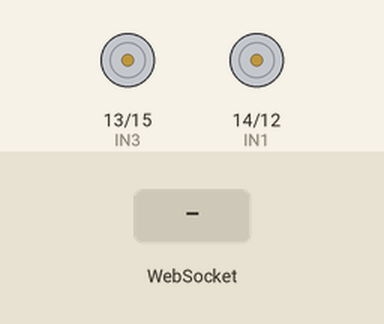
This sketch was run on a simulated ESP8266 (NodeMCU). Shown: motor-driver pin pairs drawn as motors (green arrow = first pin HIGH = forward, orange = second pin HIGH = backward, longer = more drive). The inputs (shaded band) are chosen by the test bench. WiFi joins after 1.5 s; servers stay silent unless stated; what the sketch prints to the serial monitor is not drawn.

Above: at 2.7 s.
2.8 s: WebSocket text "F" received
At 3.4 s:
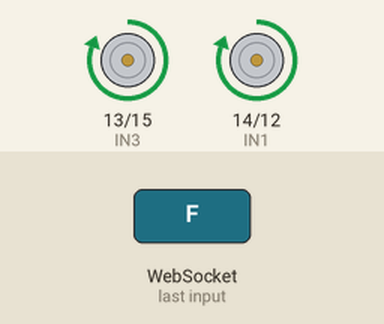
4.3 s: WebSocket text "B" received
At 5.5 s:
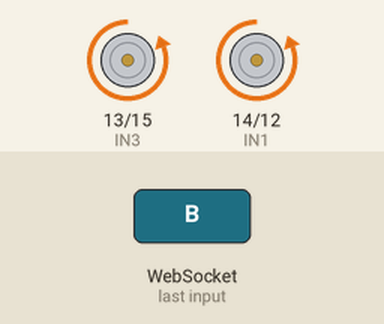
5.8 s: WebSocket text "L" received
At 6.9 s:
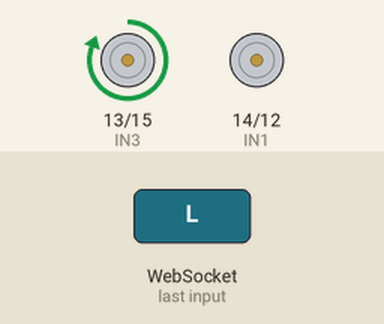
7.3 s: WebSocket text "R" received
At 8.0 s:
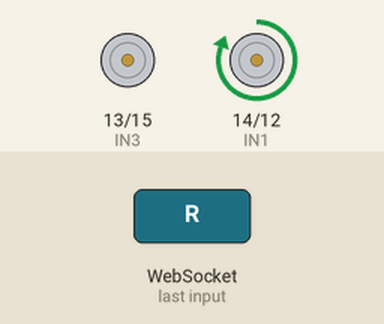
8.8 s: WebSocket text "S" received
At 9.1 s:
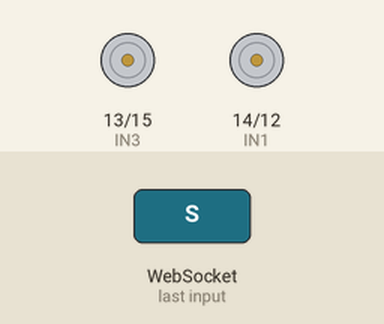
Timing chart, 0 to 11.3 s (numbered marks = the images above; inputs shaded):
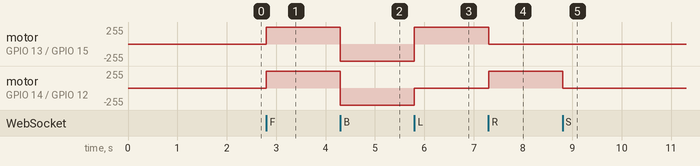

Measured:
- after the input at 2.8 s, motor on GPIO 13 (IN3) / GPIO 15 (IN4), motor on GPIO 14 (IN1) / GPIO 12 (IN2): stopped → forward 255/255 at once
- after the input at 4.3 s, motor on GPIO 13 (IN3) / GPIO 15 (IN4), motor on GPIO 14 (IN1) / GPIO 12 (IN2): forward 255/255 → backward 255/255 at once
- after the input at 5.8 s, motor on GPIO 13 (IN3) / GPIO 15 (IN4): backward 255/255 → forward 255/255 at once; motor on GPIO 14 (IN1) / GPIO 12 (IN2): backward 255/255 → stopped at once
- after the input at 7.3 s, motor on GPIO 13 (IN3) / GPIO 15 (IN4): forward 255/255 → stopped at once; motor on GPIO 14 (IN1) / GPIO 12 (IN2): stopped → forward 255/255 at once
- after the input at 8.8 s, motor on GPIO 14 (IN1) / GPIO 12 (IN2): forward 255/255 → stopped at once

The sketch:

WebWheelsESP8266.ino
```cpp
#include <ESP8266WiFi.h>
#include <ESP8266WebServer.h>
#include <WebSocketsServer.h>

const char* ssid     = "YOUR_WIFI_SSID";
const char* password = "YOUR_WIFI_PASSWORD";

ESP8266WebServer server(80);
WebSocketsServer webSocket = WebSocketsServer(81);

// Motor A (Left side)
const int IN1 = 14; // NodeMCU D5
const int IN2 = 12; // NodeMCU D6

// Motor B (Right side)
const int IN3 = 13; // NodeMCU D7
const int IN4 = 15; // NodeMCU D8

// --- Webpage HTML (CSS + WebSocket JavaScript) ---
void handleRoot() {
  String html = "<html><head><meta name='viewport' content='width=device-width, initial-scale=1.0, maximum-scale=1.0, user-scalable=0'>";
  html += "<title>Wi-Fi RC Car (WebSocket)</title>";
  html += "<style>body{font-family:Arial;text-align:center;background-color:#222;color:#fff;margin-top:20px; user-select: none; -webkit-user-select: none; touch-action: manipulation;}";
  html += ".btn{width:80px;height:80px;font-size:24px;margin:10px;border-radius:15px;border:none;background-color:#4CAF50;color:white;box-shadow:0 5px #2e6c31; cursor:pointer;}";
  html += ".btn:active{box-shadow:0 2px #2e6c31;transform:translateY(3px);}";
  html += ".stop{background-color:#f44336;box-shadow:0 5px #a62a22;}";
  html += ".stop:active{box-shadow:0 2px #a62a22;}";
  html += ".row{display:flex;justify-content:center;}</style>";

  // WebSocket JavaScript Setup
  html += "<script>";
  html += "var connection = new WebSocket('ws://' + location.hostname + ':81/', ['arduino']);";
  html += "function cmd(dir) { connection.send(dir); }";
  // Prevent default context menus on long presses for mobile
  html += "window.oncontextmenu = function(event) { event.preventDefault(); event.stopPropagation(); return false; };";
  html += "</script></head>";

  html += "<body><h2>Zero-Lag RC Car</h2>";

  // Added onmouseup and ontouchend to automatically stop the car when the button is released!
  html += "<div class='row'><button class='btn' ontouchstart='cmd(\"F\")' onmousedown='cmd(\"F\")' ontouchend='cmd(\"S\")' onmouseup='cmd(\"S\")'>⬆️</button></div>";
  html += "<div class='row'>";
  html += "<button class='btn' ontouchstart='cmd(\"L\")' onmousedown='cmd(\"L\")' ontouchend='cmd(\"S\")' onmouseup='cmd(\"S\")'>⬅️</button>";
  html += "<button class='btn stop' ontouchstart='cmd(\"S\")' onmousedown='cmd(\"S\")'>STOP</button>";
  html += "<button class='btn' ontouchstart='cmd(\"R\")' onmousedown='cmd(\"R\")' ontouchend='cmd(\"S\")' onmouseup='cmd(\"S\")'>➡️</button>";
  html += "</div>";
  html += "<div class='row'><button class='btn' ontouchstart='cmd(\"B\")' onmousedown='cmd(\"B\")' ontouchend='cmd(\"S\")' onmouseup='cmd(\"S\")'>⬇️</button></div>";

  html += "</body></html>";
  server.send(200, "text/html", html);
}

// --- Motor Control Functions ---
void moveForward() {
  digitalWrite(IN1, HIGH); digitalWrite(IN2, LOW);
  digitalWrite(IN3, HIGH); digitalWrite(IN4, LOW);
}
void moveBackward() {
  digitalWrite(IN1, LOW); digitalWrite(IN2, HIGH);
  digitalWrite(IN3, LOW); digitalWrite(IN4, HIGH);
}
void turnLeft() {
  digitalWrite(IN1, LOW); digitalWrite(IN2, LOW);
  digitalWrite(IN3, HIGH); digitalWrite(IN4, LOW);
}
void turnRight() {
  digitalWrite(IN1, HIGH); digitalWrite(IN2, LOW);
  digitalWrite(IN3, LOW); digitalWrite(IN4, LOW);
}
void stopCar() {
  digitalWrite(IN1, LOW); digitalWrite(IN2, LOW);
  digitalWrite(IN3, LOW); digitalWrite(IN4, LOW);
}

// --- WebSocket Event Handler ---
void webSocketEvent(uint8_t num, WStype_t type, uint8_t * payload, size_t length) {
  if (type == WStype_TEXT) {
    char dir = (char)payload[0];

    if (dir == 'F') moveForward();
    else if (dir == 'B') moveBackward();
    else if (dir == 'L') turnLeft();
    else if (dir == 'R') turnRight();
    else if (dir == 'S') stopCar();
  }
}

void setup() {
  Serial.begin(115200);

  pinMode(IN1, OUTPUT); pinMode(IN2, OUTPUT);
  pinMode(IN3, OUTPUT); pinMode(IN4, OUTPUT);
  stopCar();

  // --- THE MAGIC BULLET FOR LATENCY ---
  // Disable Wi-Fi sleep mode to ensure the ESP8266 never drops the connection
  WiFi.setSleepMode(WIFI_NONE_SLEEP);

  WiFi.begin(ssid, password);
  while (WiFi.status() != WL_CONNECTED) {
    delay(500);
    Serial.print(".");
  }
  Serial.println("\nWiFi connected.");
  Serial.print("IP address: ");
  Serial.println(WiFi.localIP());

  // Start HTTP Server
  server.on("/", handleRoot);
  server.begin();

  // Start WebSocket Server
  webSocket.begin();
  webSocket.onEvent(webSocketEvent);
}

void loop() {
  server.handleClient();
  webSocket.loop();
}
```
